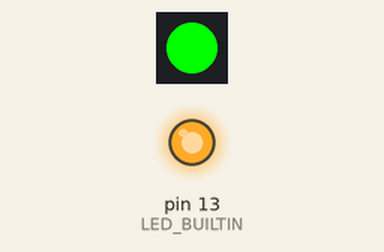
Recording of a sketch running on a simulated Arduino Leonardo, built with avr-gcc and run on an emulated ATmega32U4. On the bench: 1 RGB LEDs in strip order, left to right, output pins drawn as LEDs (lit = HIGH). Dim RGB values are drawn brighter than linear.

Above: at 0.1 s.
At 3.1 s:
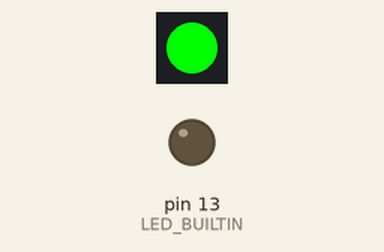
At 103.1 s:
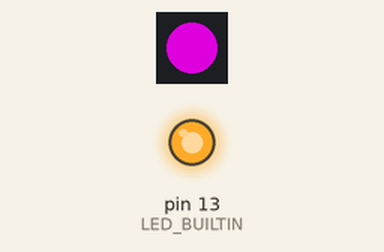
Timing chart, 0 to 110.5 s (numbered marks = the images above):
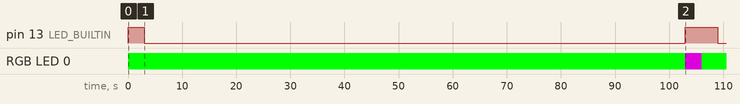

Measured:
- by itself, pin 13 (LED_BUILTIN): HIGH → LOW at 3.0 s, → HIGH 100 s later, → LOW 6.0 s later
- by itself, RGB LED 0: off → RGB(0, 255, 0) at 0.00 s, → RGB(150, 0, 150) 103 s later, → RGB(0, 255, 0) 3.0 s later

The sketch:

Sleeptest.ino
```cpp
// Adafruit Watchdog Library Sleep Example
//
// Simple example of how to do low power sleep with the watchdog timer.
//
// Author: Tony DiCola


#include <Adafruit_NeoPixel.h>
#include <Adafruit_SleepyDog.h>

#define PIN        40
#define NUMPIXELS   1

Adafruit_NeoPixel pixels(NUMPIXELS, PIN, NEO_GRB + NEO_KHZ800);

void setup() {
  // For boards with "native" USB support (e.g. not using an FTDI chip or
  // similar serial bridge), Serial connection may be lost on sleep/wake,
  // and you might not see the "I'm awake" messages. Use the onboard LED
  // as an alternate indicator -- the code turns it on when awake, off
  // before going to sleep.
  pixels.begin();
  pinMode(LED_BUILTIN, OUTPUT);
  digitalWrite(LED_BUILTIN, HIGH); // Show we're awake

  //  Serial.begin(115200);
  //  while(!Serial); // wait for Arduino Serial Monitor (native USB boards)
  //  Serial.println("Adafruit Watchdog Library Sleep Demo!");
  //  Serial.println();
}

void loop() {
  //  Serial.println("Going to sleep in one second...");
  //  delay(1000);
  pixels.clear();
  pixels.setPixelColor(0, pixels.Color(0, 255, 0));
  pixels.show();
  delay(3000);
  pixels.clear();
  // To enter low power sleep mode call Watchdog.sleep() like below
  // and the watchdog will allow low power sleep for as long as possible.
  // The actual amount of time spent in sleep will be returned (in
  // milliseconds).
  digitalWrite(LED_BUILTIN, LOW); // Show we're asleep

  for(int i=0; i<100; i++) {
  int sleepMS = Watchdog.sleep();
  }

  // Alternatively you can provide a millisecond value to specify
  // how long you'd like the chip to sleep, but the hardware only
  // supports a limited range of values so the actual sleep time might
  // be smaller.  The time spent in sleep will be returned (in
  // milliseconds).
  // int sleepMS = Watchdog.sleep(1000);  // Sleep for up to 1 second.

  // Code resumes here on wake.

  digitalWrite(LED_BUILTIN, HIGH); // Show we're awake again

  pixels.clear();
  pixels.setPixelColor(0, pixels.Color(150, 0, 150));
  pixels.show();
  delay(3000);
  pixels.clear();

  // Try to reattach USB connection on "native USB" boards (connection is
  // lost on sleep). Host will also need to reattach to the Serial monitor.
  // Seems not entirely reliable, hence the LED indicator fallback.
#if defined(USBCON) && !defined(USE_TINYUSB)
  USBDevice.attach();
#endif

  //  Serial.print("I'm awake now! I slept for ");
  //  Serial.print(sleepMS, DEC);
  //  Serial.println(" milliseconds.");
  //  Serial.println();
}
```
